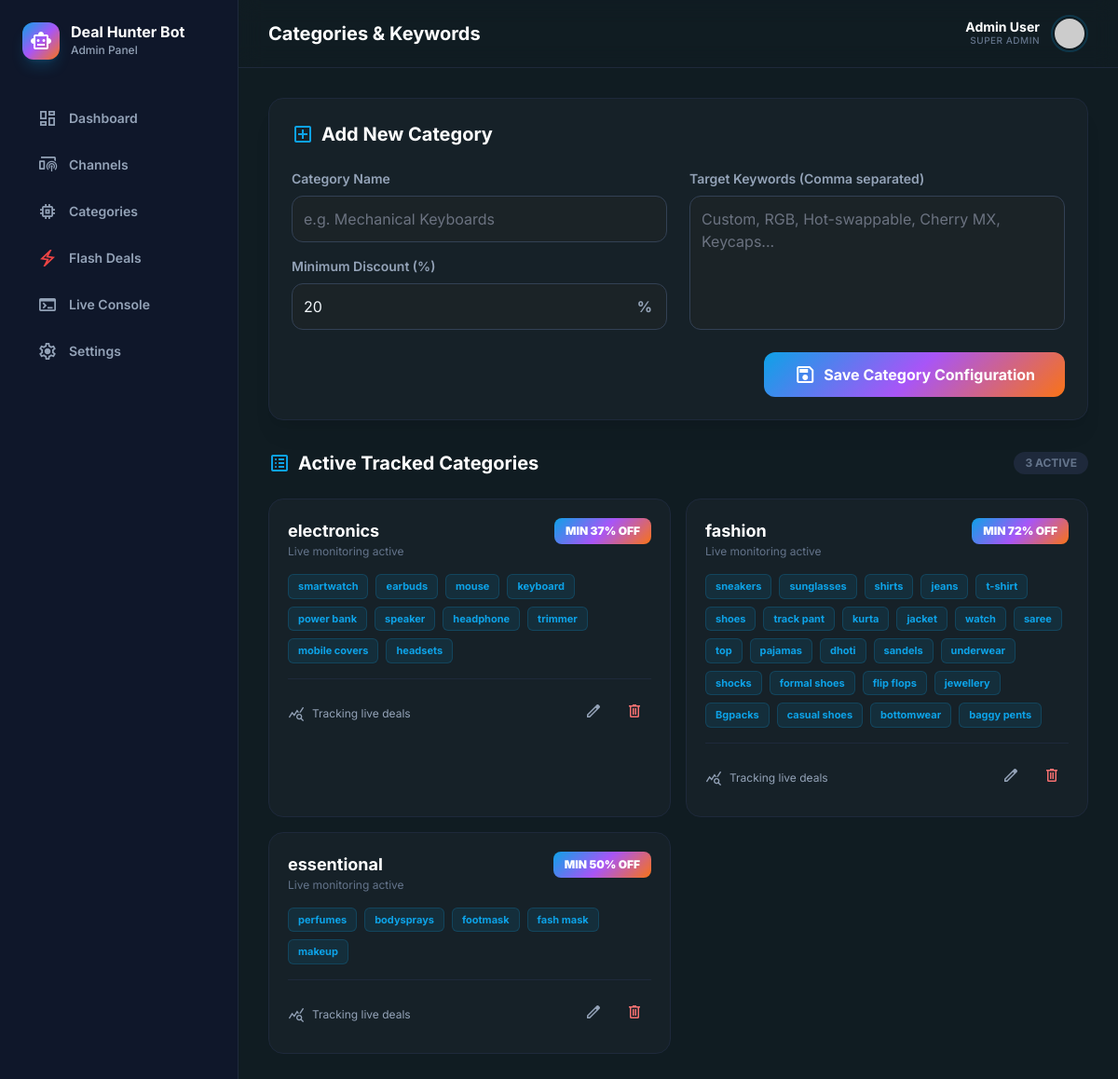
The page /categories on the database its author committed.
### tables this page shows
CREATE TABLE categories (
            id INTEGER PRIMARY KEY AUTOINCREMENT, 
            name TEXT, 
            keywords TEXT, 
            min_discount INTEGER
        , channel_id TEXT);

### dashboard/app.py (the view)
@app.route('/categories')
def categories():
    all_categories = db_manager.get_all_categories()
    return render_template('categories.html', categories=all_categories)

### database/db_manager.py (called while the page is built)
def get_all_categories():
    conn = sqlite3.connect(DB_PATH)
    cursor = conn.cursor()
    cursor.execute("SELECT * FROM categories")
    categories = cursor.fetchall()
    conn.close()
    return categories

### dashboard/templates/categories.html (shortened to what this page needs)
{% extends 'base.html' %}
{% block title %}Categories & Keywords{% endblock %}
{% block content %}
<div class="flex-1 overflow-y-auto p-8">
    <div class="max-w-6xl mx-auto space-y-8">
        <section
            class="bg-white dark:bg-[#162128] rounded-2xl p-6 border border-slate-200 dark:border-slate-800 shadow-xl shadow-black/5">
            <div class="flex items-center gap-2 mb-6">
                <span class="material-symbols-outlined text-primary">add_box</span>
                <h3 class="text-xl font-bold text-slate-900 dark:text-white">Add New Category</h3>
            </div>
            <form action="/add_category" method="POST">
                <div class="grid grid-cols-1 md:grid-cols-2 gap-6">
                    <div class="space-y-4">
                        <div class="flex flex-col gap-2">
                            <label class="text-sm font-semibold text-slate-400">Category Name</label>
                            <input name="name" required
                                class="w-full bg-slate-50 dark:bg-[#1b2327] border border-slate-200 dark:border-slate-700 rounded-xl p-3 focus:ring-2 ring-primary/30 transition-all outline-none"
                                placeholder="e.g. Mechanical Keyboards" type="text">
                        </div>
                        <div class="flex flex-col gap-2">
                            <label class="text-sm font-semibold text-slate-400">Minimum Discount (%)</label>
                            <div class="relative">
                                <input name="min_discount" required
                                    class="w-full bg-slate-50 dark:bg-[#1b2327] border border-slate-200 dark:border-slate-700 rounded-xl p-3 focus:ring-2 ring-primary/30 outline-none"
                                    type="number" value="20">
                                <span
                                    class="absolute right-4 top-1/2 -translate-y-1/2 text-slate-400 font-bold">%</span>
                            </div>
                        </div>
                    </div>
                    <div class="flex flex-col gap-2">
                        <label class="text-sm font-semibold text-slate-400">Target Keywords (Comma separated)</label>
                        <textarea name="keywords" required
                            class="flex-1 min-h-[120px] bg-slate-50 dark:bg-[#1b2327] border border-slate-200 dark:border-slate-700 rounded-xl p-3 focus:ring-2 ring-primary/30 outline-none resize-none"
                            placeholder="Custom, RGB, Hot-swappable, Cherry MX, Keycaps..."></textarea>
                    </div>
                </div>
                <div class="mt-6 flex justify-end">
                    <button type="submit"
                        class="gradient-accent text-white font-bold py-3 px-8 rounded-xl flex items-center gap-2 hover:scale-[1.02] active:scale-95 transition-all">
                        <span class="material-symbols-outlined">save</span>
                        Save Category Configuration
                    </button>
                </div>
            </form>
        </section>
        <section class="space-y-6">
            <div class="flex items-center justify-between">
                <div class="flex items-center gap-2">
                    <span class="material-symbols-outlined text-primary">list_alt</span>
                    <h3 class="text-xl font-bold text-slate-900 dark:text-white">Active Tracked Categories</h3>
                </div>
                <span class="bg-slate-200 dark:bg-slate-800 text-slate-500 px-3 py-1 rounded-full text-xs font-bold">{{
                    categories|length }} ACTIVE</span>
            </div>
            <div class="grid grid-cols-1 lg:grid-cols-2 gap-4">
                {% if categories %}
                {% for cat in categories %}
                <div
                    class="bg-white dark:bg-[#162128] border border-slate-200 dark:border-slate-800 rounded-2xl p-5 hover:border-primary/50 transition-colors group relative">
                    <div class="flex justify-between items-start mb-4">
                        <div>
                            <h4
                                class="text-lg font-bold text-slate-900 dark:text-white group-hover:text-primary transition-colors">
                                {{ cat[1] }}</h4>
                            <p class="text-xs text-slate-500">Live monitoring active</p>
                        </div>
                        <div class="gradient-accent text-white text-xs font-black px-3 py-1.5 rounded-lg">
                            MIN {{ cat[3] }}% OFF
                        </div>
                    </div>
                    <div class="flex flex-wrap gap-2 mb-4">
                        {% for keyword in cat[2].split(',') %}
                        <span
                            class="bg-primary/10 text-primary px-2.5 py-1 rounded-md text-[11px] font-bold border border-primary/20">
                            {{ keyword.strip() }}
                        </span>
                        {% endfor %}
                    </div>
                    <div class="flex items-center justify-between pt-4 border-t border-slate-100 dark:border-slate-800">
                        <div class="flex items-center gap-2 text-slate-400">
                            <span class="material-symbols-outlined text-[18px]">query_stats</span>
                            <span class="text-xs">Tracking live deals</span>
                        </div>
                        <div class="flex gap-2">
                            <button
                                onclick="openEditModal('{{ cat[0] }}', '{{ cat[1] }}', '{{ cat[2] }}', '{{ cat[3] }}')"
                                class="p-2 text-slate-400 hover:text-white hover:bg-slate-700 rounded-lg transition-all"
                                title="Edit Category">
                                <span class="material-symbols-outlined text-[20px]">edit</span>
                            </button>
                            <a href="/delete_category/{{ cat[0] }}"
                                class="p-2 text-red-400 hover:bg-red-500/10 rounded-lg transition-all"
                                title="Delete Category">
                                <span class="material-symbols-outlined text-[20px]">delete</span>
                            </a>
                        </div>
                    </div>
                </div>
                {% endfor %}
                {% else %}
                <div class="col-span-2 py-12 text-center text-slate-500 glass-panel rounded-2xl">
                    Abhi tak koi category add nahi ki gayi hai.
                </div>
                {% endif %}
            </div>
        </section>
    </div>
</div>
{% endblock %}

### dashboard/templates/base.html (style rules this page uses)
.gradient-accent { background: linear-gradient(135deg, #0da2e7 0%, #a855f7 50%, #f97316 100%); }

### rows shown on the page
categories: name "electronics", min_discount "37", strip "smartwatch" "earbuds" "mouse" "keyboard" "power bank" "speaker" "headphone" "trimmer" "mobile covers" "headsets"
categories: name "fashion", min_discount "72", strip "sneakers" "sunglasses" "shirts" "jeans" "t-shirt" "shoes" "track pant" "kurta" "jacket" "watch" "saree" "top" "pajamas" "dhoti" "sandels" "underwear" "shocks" "formal shoes" "flip flops" "jewellery" "Bgpacks" "casual shoes" "bottomwear" "baggy pents"
categories: name "essentional", min_discount "50", strip "perfumes" "bodysprays" "footmask" "fash mask" "makeup"

### other values the page prints
{{ categories|length }} "3"
